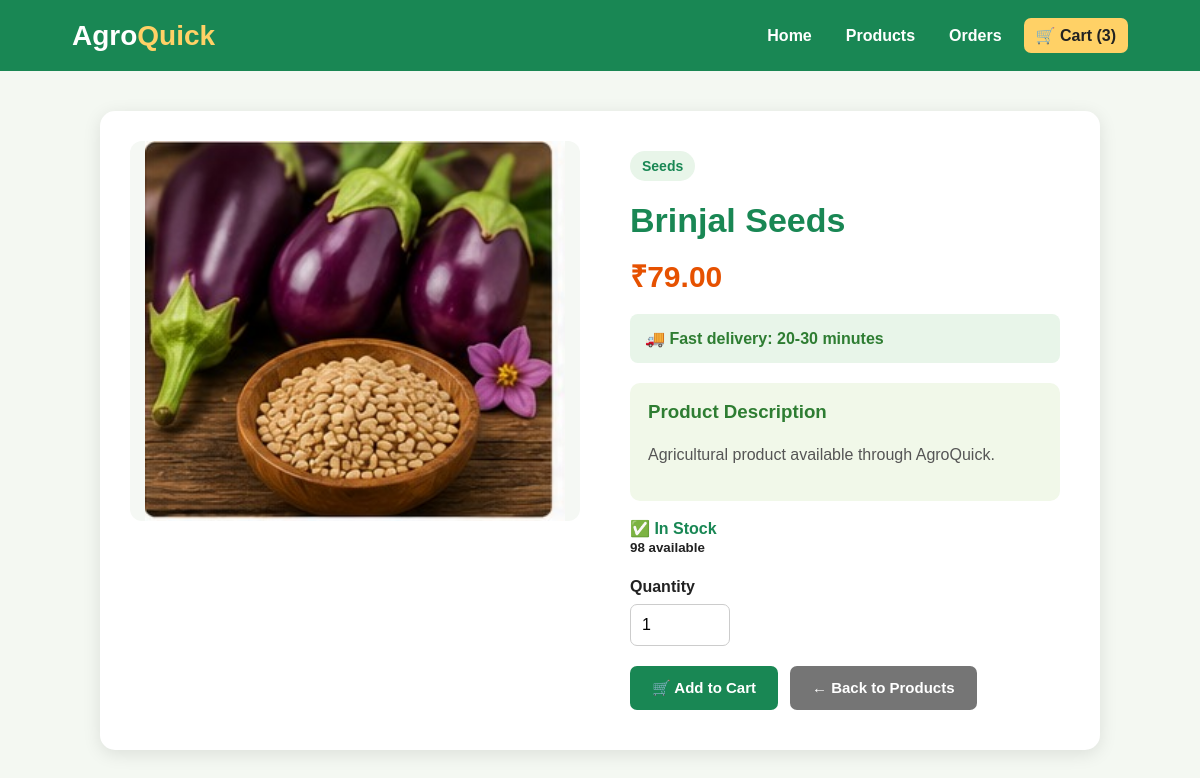
Page /product/3 (signed in) on the committed database.
### tables this page shows
CREATE TABLE products (
            id INTEGER PRIMARY KEY AUTOINCREMENT,
            name TEXT NOT NULL,
            category_id INTEGER NOT NULL,
            price REAL NOT NULL,
            image TEXT,
            description TEXT,
            stock INTEGER DEFAULT 100, delivery_time TEXT DEFAULT '20-30 minutes', created_at TEXT,
            FOREIGN KEY (category_id) REFERENCES categories(id)
        );

CREATE TABLE categories (
            id INTEGER PRIMARY KEY AUTOINCREMENT,
            name TEXT UNIQUE NOT NULL
        );

### app.py (the view)
@app.route("/product/<int:product_id>")
@location_required
def product(product_id):
    product_data = get_single_product(product_id)
    if not product_data:
        flash("Product not found.", "danger")
        return redirect(url_for("products"))
    return render_template(
        "productDetails.html",
        product=product_data
    )

### app.py (called while the page is built)
def get_db():
    db = sqlite3.connect(DATABASE)
    db.row_factory = sqlite3.Row
    return db

def location_required(function):
    @wraps(function)
    def wrapper(*args, **kwargs):
        if "user_id" not in session:
            return redirect(url_for("login"))
        if not session.get("user_location"):
            return redirect(url_for("location"))
        return function(*args, **kwargs)
    return wrapper

def cart_count():
    if "user_id" not in session:
        return 0
    db = get_db()
    row = db.execute(
        """
        SELECT COALESCE(SUM(quantity), 0) AS total
        FROM cart_items
        WHERE user_id=?
        """,
        (session["user_id"],)
    ).fetchone()
    db.close()
    return int(row["total"] or 0)

@app.context_processor
def globals_for_templates():
    return {
        "cart_count": cart_count(),
        "user_location": session.get("user_location"),
        "current_user_name": session.get("user_name"),
        "logged_in": "user_id" in session
    }

def get_single_product(product_id):
    db = get_db()
    product = db.execute(
        """
        SELECT
            p.id,
            p.name,
            p.category_id,
            c.name AS category,
            p.price,
            p.image,
            p.description,
            p.stock,
            p.delivery_time,
            p.created_at
        FROM products p
        LEFT JOIN categories c ON p.category_id=c.id
        WHERE p.id=?
        """,
        (product_id,)
    ).fetchone()
    db.close()
    return product

### templates/productDetails.html (shortened to what this page needs)
<!DOCTYPE html>
<html lang="en">
<head>
</head>
<body>
<header>
    <div class="logo">
        Agro<span>Quick</span>
    </div>
    <div class="nav-links">
        <a href="{{ url_for('home') }}">
            Home
        </a>
        <a href="{{ url_for('products') }}">
            Products
        </a>
        <a href="{{ url_for('orders') }}">
            Orders
        </a>
        <a
            href="{{ url_for('cart') }}"
            class="cart-nav"
        >
            🛒 Cart
            {% if cart_count > 0 %}
                ({{ cart_count }})
            {% endif %}
        </a>
    </div>
</header>
<div class="container">
    <div class="product-layout">
        <div class="image-section">
            <img
                class="product-image"
                src="{{ url_for(
                    'static',
                    filename='images/' + product['image']
                ) }}"
                alt="{{ product['name'] }}"
            >
        </div>
        <div class="product-info">
            <div class="category">
                {{ product['category'] }}
            </div>
            <h1>
                {{ product['name'] }}
            </h1>
            <div class="price">
                ₹{{ "%.2f"|format(product['price']) }}
            </div>
            <div class="delivery">
                🚚 Fast delivery:
                <strong>
                    {{ product['delivery_time'] or '20-30 minutes' }}
                </strong>
            </div>
            <div class="description-box">
                <h3>
                    Product Description
                </h3>
                <p>
                    {{ product['description'] }}
                </p>
            </div>
            <div class="stock">
                {% if product['stock'] > 0 %}
                    <span class="in-stock">
                        ✅ In Stock
                    </span>
                    <br>
                    <small>
                        {{ product['stock'] }} available
                    </small>
                {% else %}
                    <span class="out-stock">
                        ❌ Out of Stock
                    </span>
                {% endif %}
            </div>
            {% if product['stock'] > 0 %}
            <form
                method="POST"
                action="{{ url_for('add_to_cart_post') }}"
            >
                <div class="quantity-section">
                    <label for="quantity">
                        Quantity
                    </label>
                    <input
                        class="quantity-input"
                        type="number"
                        id="quantity"
                        name="quantity"
                        value="1"
                        min="1"
                        max="{{ product['stock'] }}"
                    >
                </div>
                <div class="buttons">
                    <button
                        type="submit"
                        class="button cart"
                    >
                        🛒 Add to Cart
                    </button>
                    <a
                        href="{{ url_for('products') }}"
                        class="button back"
                    >
                        ← Back to Products
                    </a>
                </div>
            </form>
            {% endif %}
        </div>
    </div>
</div>
</body>
</html>

### templates/productDetails.html (style rules this page uses)
* { box-sizing: border-box; font-family: Arial, sans-serif; }
body { margin: 0; background: #f4f8f2; color: #222; }
header { background: #198754; color: white; padding: 18px 6%; display: flex; justify-content: space-between; align-items: center; flex-wrap: wrap; gap: 15px; }
.logo { font-size: 28px; font-weight: bold; }
.logo span { color: #ffd166; }
.nav-links { display: flex; gap: 10px; align-items: center; flex-wrap: wrap; }
.nav-links a { color: white; text-decoration: none; font-weight: bold; padding: 8px 12px; border-radius: 7px; }
.cart-nav { background: #ffd166; color: #222 !important; }
.container { max-width: 1000px; margin: 40px auto; background: white; padding: 30px; border-radius: 15px; box-shadow: 0 4px 18px rgba(0,0,0,0.10); }
.product-layout { display: grid; grid-template-columns: 1fr 1fr; gap: 40px; align-items: start; }
.image-section { text-align: center; }
.product-image { width: 100%; max-width: 450px; height: 380px; object-fit: contain; display: block; margin: auto; background: #f5f8f4; border-radius: 12px; }
.product-info { padding: 10px; }
.category { display: inline-block; background: #e8f5e9; color: #198754; padding: 7px 12px; border-radius: 20px; font-size: 14px; font-weight: bold; margin-bottom: 12px; }
h1 { color: #198754; font-size: 34px; margin: 8px 0 15px; }
.price { font-size: 30px; font-weight: bold; color: #e65100; margin: 15px 0; }
.description-box { background: #f1f8e9; padding: 18px; border-radius: 10px; margin-top: 20px; }
.description-box h3 { margin-top: 0; color: #2e7d32; }
.description-box p { line-height: 1.6; color: #555; }
.stock { margin-top: 18px; font-weight: bold; }
.in-stock { color: #198754; }
.delivery { background: #e8f5e9; color: #2e7d32; padding: 15px; border-radius: 8px; font-weight: bold; margin-top: 18px; }
.quantity-section { margin-top: 22px; }
.quantity-section label { display: block; font-weight: bold; margin-bottom: 8px; }
.quantity-input { width: 100px; padding: 11px; border: 1px solid #ccc; border-radius: 7px; font-size: 16px; }
.buttons { margin-top: 20px; display: flex; gap: 12px; flex-wrap: wrap; }
.button { display: inline-block; padding: 13px 22px; border-radius: 7px; color: white; text-decoration: none; font-weight: bold; border: none; cursor: pointer; font-size: 15px; }
.cart { background: #198754; }
.back { background: #757575; }

### rows in the picture
products: image (picture), name "Brinjal Seeds", price "79.00", delivery_time "20-30 minutes", description "Agricultural product available through AgroQuick.", stock "98"
categories: category "Seeds"

### other values in the picture
{{ cart_count }} "3"
